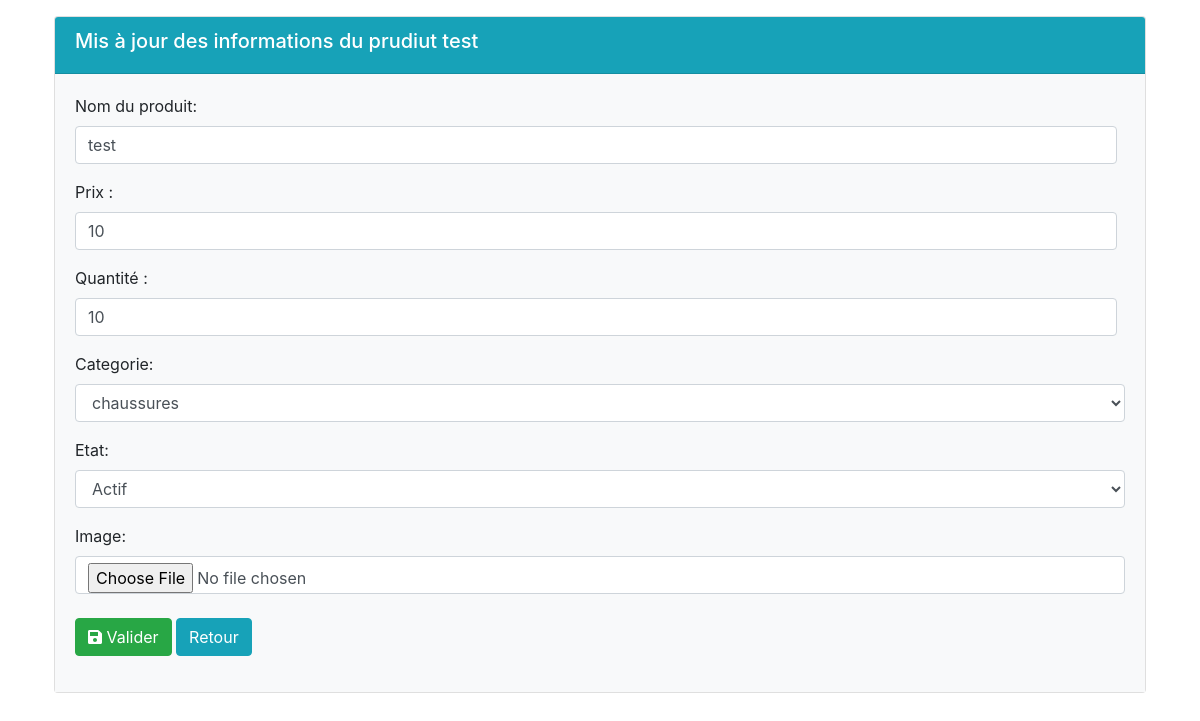
The app's page /admin/edit_pro.php?id=4 with its own data.
### tables this page shows
CREATE TABLE `products` (
  `pro_id` int(11) NOT NULL,
  `pro_name` varchar(255) NOT NULL,
  `pro_cat` int(11) NOT NULL,
  `pro_price` double NOT NULL,
  `pro_quantity` int(11) NOT NULL,
  `pro_image` varchar(255) NOT NULL,
  `pro_published` int(11) NOT NULL DEFAULT '0'
);

CREATE TABLE `category` (
  `cat_id` int(11) NOT NULL,
  `cat_name` varchar(255) NOT NULL
);

### admin/edit_pro.php (the view, shortened to what this page needs)
<?php
require_once '../database/db.php';
$id = $_GET['id'];
$requette1 ="SELECT * FROM products INNER JOIN category WHERE cat_id = pro_cat AND pro_id = $id";
$product = $db->query($requette1)->fetch(PDO::FETCH_OBJ);
?>
<?php require 'includes/header.php';?>
    <div class="container">
            <div class="card mt-3">
                <div class="card-header text-white bg-info">
                    <h5>Mis à jour des informations du prudiut <?= $product->pro_name ?></h5>
                </div>
                <div class="card-body bg-light">
                    <form method="POST" class="form" enctype="multipart/form-data">
                        <div class="form-group mr-2">
                            <label for="product-name">Nom du produit:</label>
                            <input type="text" name="product-name" value="<?= $product->pro_name ?>" class="form-control" required>
                        </div>
                        <div class="form-group mr-2">
                            <label for="price">Prix :</label>
                            <input type="number" name="price" value="<?= $product->pro_price ?>" class="form-control" required>
                        </div>
                        <div class="form-group mr-2">
                            <label for="quantity">Quantité :</label>
                            <input type="number" name="quantity" value="<?= $product->pro_quantity ?>" class="form-control" required>
                        </div>
                        <div class="form-group">
                            <label for="category" class="mr-2">Categorie:</label>
                            <select name="category" class="form-control mr-2" id="category">
                            <option value="<?= $product->pro_cat ?>" selected ><?= $product->cat_name ?></option>
                            </select>
                        </div>
                        <div class="form-group">
                            <label for="state" class="mr-2">Etat:</label>
                            <select name="state" class="form-control mr-2" id="state">
                                <?php if($product->pro_published == 0): ?>
                                    <option value="0" selected >Inactif</option>
                                    <option value="1">Actif</option>
                                <?php else : ?>
                                    <option value="1" selected >Actif</option>
                                <?php endif ?>
                            </select>
                        </div>
                        <label class="mr-2">Image:</label>
                        <div class="custom-file">
                            <input type="file" name="image" class="form-control" id="image" value="<?= $product->pro_image ?>">
                        </div>
                        <div class="form-group mt-3">
                            <button type="submit" name="valider" class="btn btn-success mt-2"><i class="fas fa-save"></i> Valider</button>
                            <a href="users.php" class="btn btn-info mt-2"> Retour </a>
                        </div>
                    </form>
                </div>
            </div>
    </div>
    <?php require 'includes/footer.php';?>

### records on screen
products: pro_name "test", product-name "test", price "10", quantity "10", category "chaussures", state "Actif"
